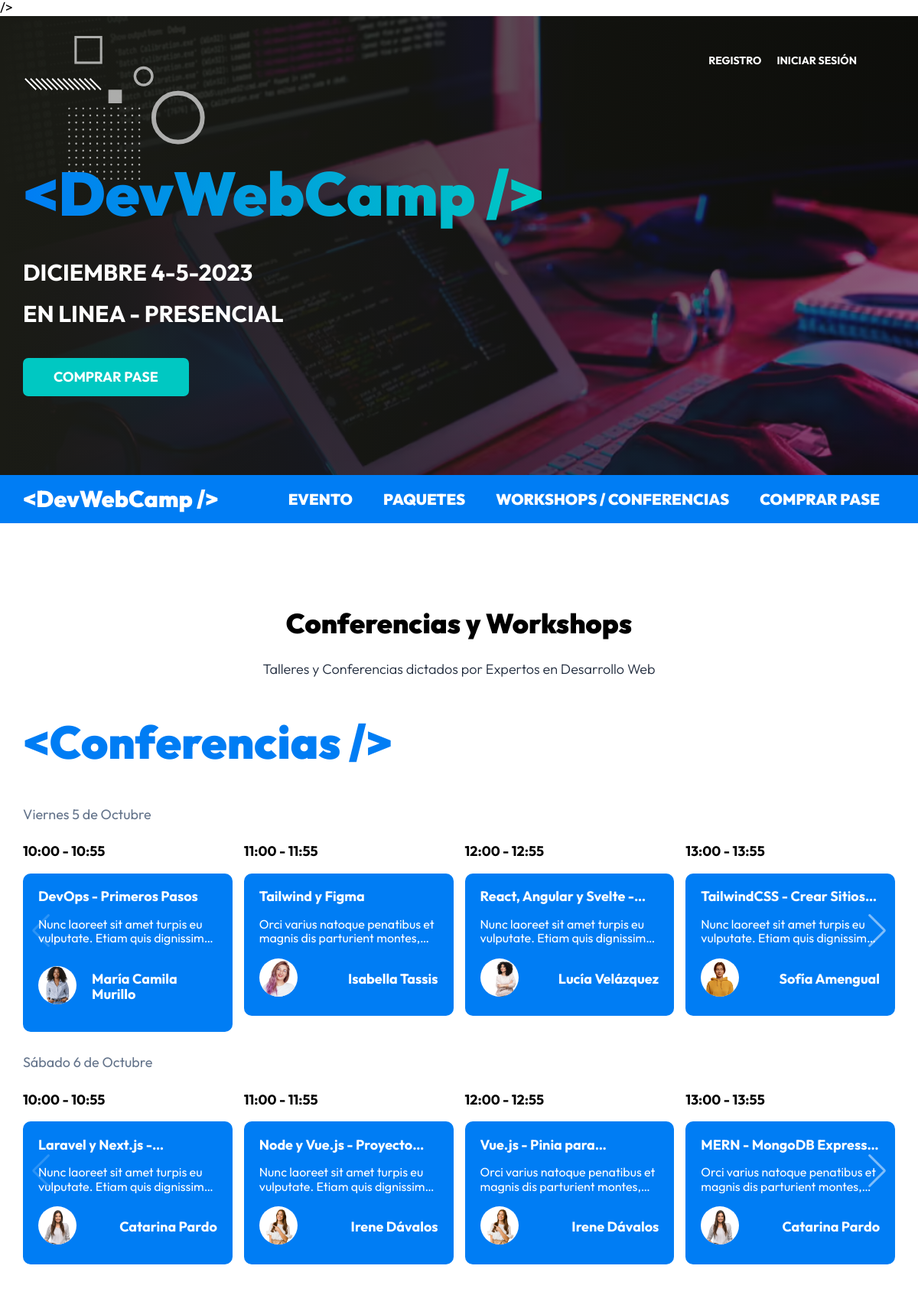
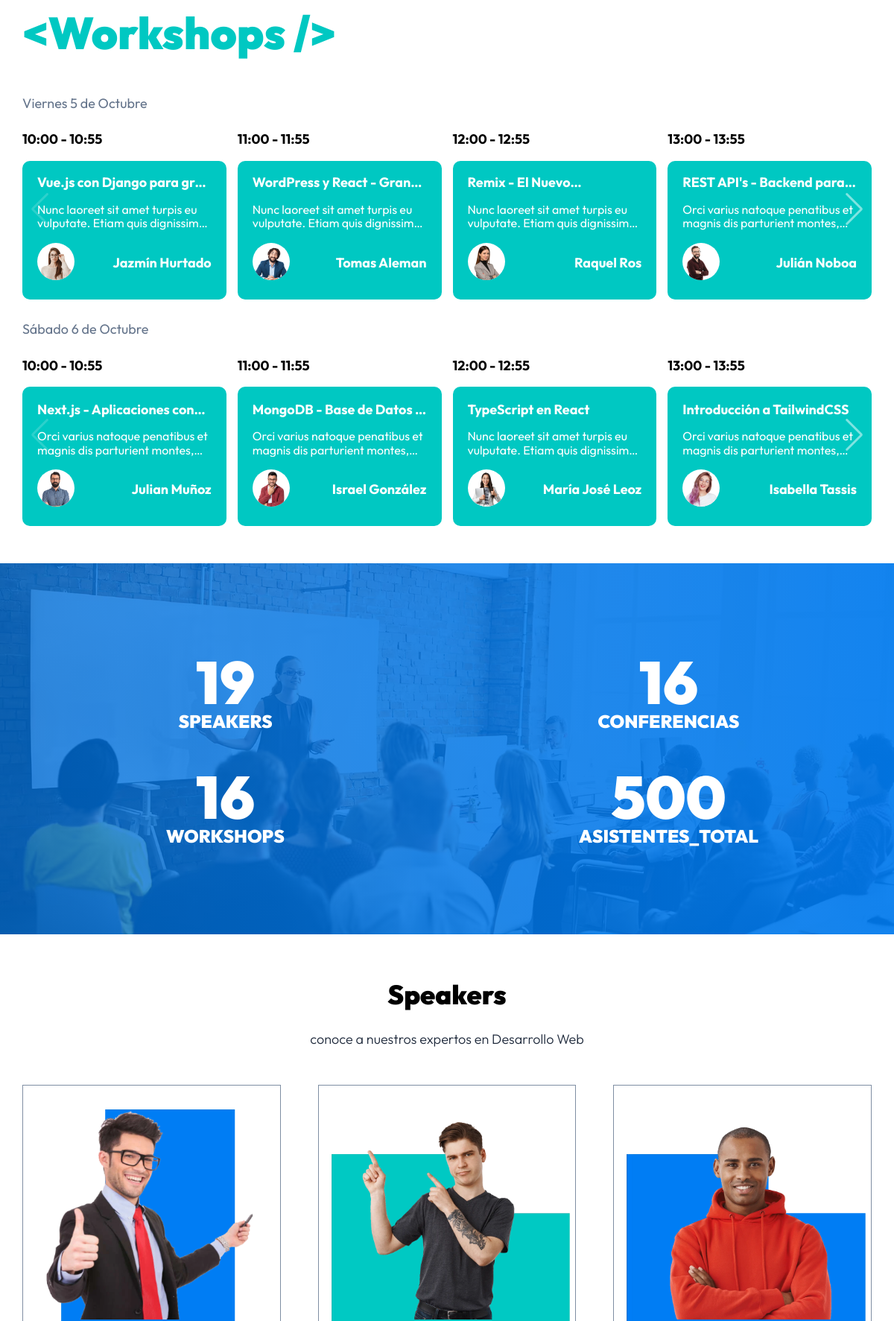
The page / (upper part) on the database its author committed (2 pictures, top to bottom).
### tables this page shows
CREATE TABLE IF NOT EXISTS `eventos` (
  `id` int NOT NULL AUTO_INCREMENT,
  `nombre` varchar(120) DEFAULT NULL,
  `descripcion` text,
  `disponibles` int DEFAULT NULL,
  `categoria_id` int NOT NULL,
  `dia_id` int NOT NULL,
  `hora_id` int NOT NULL,
  `ponente_id` int NOT NULL,
  PRIMARY KEY (`id`),
  KEY `fk_eventos_categorias_idx` (`categoria_id`),
  KEY `fk_eventos_dias1_idx` (`dia_id`),
  KEY `fk_eventos_horas1_idx` (`hora_id`),
  KEY `fk_eventos_ponentes1_idx` (`ponente_id`),
  CONSTRAINT `categoria_id` FOREIGN KEY (`categoria_id`) REFERENCES `categorias` (`id`),
  CONSTRAINT `dia_id` FOREIGN KEY (`dia_id`) REFERENCES `dias` (`id`),
  CONSTRAINT `hora_id` FOREIGN KEY (`hora_id`) REFERENCES `horas` (`id`),
  CONSTRAINT `ponente_id` FOREIGN KEY (`ponente_id`) REFERENCES `ponentes` (`id`)
);

CREATE TABLE IF NOT EXISTS `horas` (
  `id` int NOT NULL AUTO_INCREMENT,
  `hora` varchar(13) DEFAULT NULL,
  PRIMARY KEY (`id`)
);

CREATE TABLE IF NOT EXISTS `ponentes` (
  `id` int NOT NULL AUTO_INCREMENT,
  `nombre` varchar(40) DEFAULT NULL,
  `apellido` varchar(40) DEFAULT NULL,
  `ciudad` varchar(20) DEFAULT NULL,
  `pais` varchar(20) DEFAULT NULL,
  `imagen` varchar(32) DEFAULT NULL,
  `tags` varchar(120) DEFAULT NULL,
  `redes` mediumtext,
  PRIMARY KEY (`id`)
);

### controllers/PaginasController.php (called while the page is built, shortened)
<?php
class PaginasController {
    public static function index(Router $router) {
      $eventos = Evento::ordenar('hora_id', 'ASC');
      $eventos_formateados = [];
      foreach($eventos as $evento) {
        $evento->categoria = Categoria::find($evento->categoria_id);
        $evento->dia = Dia::find($evento->dia_id);
        $evento->hora = Hora::find($evento->hora_id);
        $evento->ponente = Ponente::find($evento->ponente_id);
        if($evento->dia_id === '1' && $evento->categoria_id === '1') {
          $eventos_formateados['conferencias_v'][] = $evento;
        }
        if($evento->dia_id === '2' && $evento->categoria_id === '1') {
          $eventos_formateados['conferencias_s'][] = $evento;
        }
        if($evento->dia_id === '1' && $evento->categoria_id === '2') {
          $eventos_formateados['workshops_v'][] = $evento;
        }
        if($evento->dia_id === '2' && $evento->categoria_id === '2') {
          $eventos_formateados['workshops_s'][] = $evento;
        }
      }
      $ponentes_total = Ponente::total();
      $conferencias_total = Evento::total('categoria_id', 1);
      $workshops_total = Evento::total('categoria_id', 2);
      $ponentes = Ponente::all();
      $router->render('paginas/index', [
        'titulo' => 'Inicio',
        'eventos' => $eventos_formateados,
        'ponentes_total' => $ponentes_total,
        'conferencias_total' => $conferencias_total,
        'workshops_total' => $workshops_total,
        'ponentes' => $ponentes
      ]);
    }
  }

### public/index.php (called while the page is built, shortened)
<?php
$router = new Router();
$router->get('/login', [AuthController::class, 'login']);
$router->post('/login', [AuthController::class, 'login']);
$router->post('/logout', [AuthController::class, 'logout']);
$router->get('/registro', [AuthController::class, 'registro']);
$router->post('/registro', [AuthController::class, 'registro']);
$router->get('/olvide', [AuthController::class, 'olvide']);
$router->post('/olvide', [AuthController::class, 'olvide']);
$router->get('/reestablecer', [AuthController::class, 'reestablecer']);
$router->post('/reestablecer', [AuthController::class, 'reestablecer']);
$router->get('/mensaje', [AuthController::class, 'mensaje']);
$router->get('/confirmar-cuenta', [AuthController::class, 'confirmar']);
$router->get('/admin/dashboard', [DashboardController::class, 'index']);
$router->get('/admin/ponentes', [PonentesController::class, 'index']);
$router->get('/admin/ponentes/crear', [PonentesController::class, 'crear']);
$router->post('/admin/ponentes/crear', [PonentesController::class, 'crear']);
$router->get('/admin/ponentes/editar', [PonentesController::class, 'editar']);
$router->post('/admin/ponentes/editar', [PonentesController::class, 'editar']);
$router->post('/admin/ponentes/eliminar', [PonentesController::class, 'eliminar']);
$router->get('/admin/eventos', [EventosController::class, 'index']);
$router->get('/admin/eventos/crear', [EventosController::class, 'crear']);
$router->post('/admin/eventos/crear', [EventosController::class, 'crear']);
$router->get('/admin/eventos/editar', [EventosController::class, 'editar']);
$router->post('/admin/eventos/editar', [EventosController::class, 'editar']);
$router->post('/admin/eventos/eliminar', [EventosController::class, 'eliminar']);
$router->get('/api/eventos-horario', [APIEventos::class, 'index']);
$router->get('/api/ponentes', [APIPonentes::class, 'index']);
$router->get('/api/ponente', [APIPonentes::class, 'ponente']);
$router->get('/admin/registrados', [RegistradosController::class, 'index']);
$router->get('/admin/regalos', [RegalosController::class, 'index']);
$router->get('/finalizar-registro', [RegistroController::class, 'crear']);
$router->post('/finalizar-registro/gratis', [RegistroController::class, 'gratis']);
$router->post('/finalizar-registro/pagar', [RegistroController::class, 'pagar']);
$router->get('/finalizar-registro/conferencias', [RegistroController::class, 'conferencias']);
$router->post('/finalizar-registro/conferencias', [RegistroController::class, 'conferencias']);
$router->get('/boleto', [RegistroController::class, 'boleto']);
$router->get('/', [PaginasController::class, 'index']);
$router->get('/devwebcamp', [PaginasController::class, 'evento']);
$router->get('/paquetes', [PaginasController::class, 'paquetes']);
$router->get('/workshops-conferencias', [PaginasController::class, 'conferencias']);
$router->get('/404', [PaginasController::class, 'error']);
$router->comprobarRutas();

### models/ActiveRecord.php (called while the page is built, shortened)
<?php
class ActiveRecord {
    protected static $db;
    protected static $tabla = '';
    public static function setDB($database) {
        self::$db = $database;
    }
    public static function consultarSQL($query) {
        $resultado = self::$db->query($query);
        $array = [];
        while($registro = $resultado->fetch_assoc()) {
            $array[] = static::crearObjeto($registro);
        }
        return $array;
    }
    protected static function crearObjeto($registro) {
        $objeto = new static;
        foreach($registro as $key => $value ) {
            if(property_exists( $objeto, $key  )) {
                $objeto->$key = $value;
            }
        }
        return $objeto;
    }
    public static function all($orden = 'DESC') {
        $query = "SELECT * FROM " . static::$tabla . " ORDER BY id $orden";
        $resultado = self::consultarSQL($query);
        return $resultado;
    }
    public static function find($id) {
        $query = "SELECT * FROM " . static::$tabla  . " WHERE id = $id";
        $resultado = self::consultarSQL($query);
        return array_shift( $resultado ) ;
    }
    public static function ordenar($columna, $orden) {
        $query = "SELECT * FROM " . static::$tabla . " ORDER BY $columna $orden";
        $resultado = self::consultarSQL($query);
        return $resultado;
    }
    public static function total($columna = '', $valor = '') {
        $query = "SELECT COUNT(*) FROM " . static::$tabla;
        if($columna) {
            $query .= " WHERE $columna = $valor";
        }
        $resultado = self::$db->query($query);
        $total = $resultado->fetch_array();
        return array_shift($total);
    }
}

### views/templates/evento.php (the view)
<div class="evento swiper-slide">
  <p class="evento__hora"><?php echo $evento->hora->hora; ?></p>
  <div class="evento__informacion">
    <h4 class="evento__nombre"><?php echo $evento->nombre; ?></h4>
    <p class="evento__introduccion"><?php echo $evento->descripcion; ?></p>
    <div class="evento__autor-info">
      <picture>
        <source srcset="img/speakers/<?php echo $evento->ponente->imagen; ?>.webp" type="image/webp">
        <source srcset="img/speakers/<?php echo $evento->ponente->imagen; ?>.png" type="image/png">
        <img class="evento__imagen-autor" loading="lazy" width="200" height="300" src="img/speakers/<?php echo $evento->ponente->imagen; ?>.png" alt="Imagen Ponente">
      </picture>
      <p class="evento__autor-nombre">
        <?php echo $evento->ponente->nombre . " " . $evento->ponente->apellido; ?>
      </p>
    </div>
  </div>
</div>

### views/paginas/conferencias.php (shortened to what this page needs)
<main class="agenda">
  <h2 class="agenda__heading">Conferencias y Workshops</h2>
  <p class="agenda__descripcion">Talleres y Conferencias dictados por Expertos en Desarrollo Web</p>
  <div class="eventos">
    <h3 class="eventos__heading">&lt;Conferencias /></h3>
    <p class="eventos__fecha">Viernes 5 de Octubre</p>
    <div class="eventos__listado slider swiper">
      <div class="swiper-wrapper">
        <?php foreach($eventos['conferencias_v'] as $evento) { ?>
          <?php include __DIR__ . '../../templates/evento.php'; ?>
        <?php } ?>
      </div>
      <div class="swiper-button-next"></div>
    </div>
    <p class="eventos__fecha">Sábado 6 de Octubre</p>
    <div class="eventos__listado slider swiper">
      <div class="swiper-wrapper">
        <?php foreach($eventos['conferencias_s'] as $evento) { ?>
          <?php include __DIR__ . '../../templates/evento.php'; ?>
        <?php } ?>
      </div>
      <div class="swiper-button-next"></div>
    </div>
  </div>
  <div class="eventos eventos--workshops">
    <h3 class="eventos__heading">&lt;Workshops /></h3>
    <p class="eventos__fecha">Viernes 5 de Octubre</p>
    <div class="eventos__listado slider swiper">
      <div class="swiper-wrapper">
        <?php foreach($eventos['workshops_v'] as $evento) { ?>
          <?php include __DIR__ . '../../templates/evento.php'; ?>
        <?php } ?>
      </div>
      <div class="swiper-button-next"></div>
    </div>
    <p class="eventos__fecha">Sábado 6 de Octubre</p>
    <div class="eventos__listado slider swiper">
      <div class="swiper-wrapper">
        <?php foreach($eventos['workshops_s'] as $evento) { ?>
          <?php include __DIR__ . '../../templates/evento.php'; ?>
        <?php } ?>
      </div>
      <div class="swiper-button-next"></div>
    </div>
  </div>
</main>

### views/paginas/index.php (shortened to what this page needs)
<?php
  include_once __DIR__ . '/conferencias.php';
?>
<section class="resumen">
  <div class="resumen__grid">
    <div <?php aos_animacion(); ?> class="resumen__bloque">
      <p class="resumen__texto resumen__texto--numero"><?php echo $ponentes_total; ?></p>
      <p class="resumen__texto">Speakers</p>
    </div>
    <div <?php aos_animacion(); ?> class="resumen__bloque">
      <p class="resumen__texto resumen__texto--numero"><?php echo $conferencias_total; ?></p>
      <p class="resumen__texto">Conferencias</p>
    </div>
    <div <?php aos_animacion(); ?> class="resumen__bloque">
      <p class="resumen__texto resumen__texto--numero"><?php echo $workshops_total; ?></p>
      <p class="resumen__texto">Workshops</p>
    </div>
    <div <?php aos_animacion(); ?> class="resumen__bloque">
      <p class="resumen__texto resumen__texto--numero">500</p>
      <p class="resumen__texto">Asistentes_total</p>
    </div>
  </div>
</section>
<section class="speakers">
  <h2 class="speakers__heading">Speakers</h2>
  <p class="speakers__descripcion">conoce a nuestros expertos en Desarrollo Web</p>
  <div class="speakers__grid">
    <?php foreach($ponentes as $ponente) { ?>
      <div class="speaker">
        <picture>
          <source srcset="img/speakers/<?php echo $ponente->imagen; ?>.webp" type="image/webp">
          <source srcset="img/speakers/<?php echo $ponente->imagen; ?>.png" type="image/png">
          <img class="speaker__imagen" loading="lazy" width="200" height="300" src="img/speakers/<?php echo $ponente->imagen; ?>.png" alt="Imagen Ponente">
        </picture>
      </div>
    <?php } ?>
  </div>
</section>

### rows shown on the page
eventos: hora.hora "10:00 - 10:55", nombre "DevOps - Primeros Pasos", descripcion "Nunc laoreet sit amet turpis eu vulputate. Etiam quis…", ponente.imagen (picture), ponente.nombre "María Camila", ponente.apellido "Murillo"
eventos: hora.hora "11:00 - 11:55", nombre "Tailwind y Figma", descripcion "Orci varius natoque penatibus et magnis dis parturient…", ponente.imagen (picture), ponente.nombre "Isabella", ponente.apellido "Tassis"
eventos: hora.hora "12:00 - 12:55", nombre "React, Angular y Svelte…", descripcion "Nunc laoreet sit amet turpis eu vulputate. Etiam quis…", ponente.imagen (picture), ponente.nombre "Lucía", ponente.apellido "Velázquez"
eventos: hora.hora "13:00 - 13:55", nombre "TailwindCSS - Crear…", descripcion "Nunc laoreet sit amet turpis eu vulputate. Etiam quis…", ponente.imagen (picture), ponente.nombre "Sofía", ponente.apellido "Amengual"
eventos: hora.hora "10:00 - 10:55", nombre "Laravel y Next.js…", descripcion "Nunc laoreet sit amet turpis eu vulputate. Etiam quis…", ponente.imagen (picture), ponente.nombre "Catarina", ponente.apellido "Pardo"
eventos: hora.hora "11:00 - 11:55", nombre "Node y Vue.js -…", descripcion "Nunc laoreet sit amet turpis eu vulputate. Etiam quis…", ponente.imagen (picture), ponente.nombre "Irene", ponente.apellido "Dávalos"
eventos: hora.hora "12:00 - 12:55", nombre "Vue.js - Pinia…", descripcion "Orci varius natoque penatibus et magnis dis parturient…", ponente.imagen (picture), ponente.nombre "Irene", ponente.apellido "Dávalos"
eventos: hora.hora "13:00 - 13:55", nombre "MERN - MongoDB…", descripcion "Orci varius natoque penatibus et magnis dis parturient…", ponente.imagen (picture), ponente.nombre "Catarina", ponente.apellido "Pardo"
eventos: hora.hora "10:00 - 10:55", nombre "Vue.js con Django para…", descripcion "Nunc laoreet sit amet turpis eu vulputate. Etiam quis…", ponente.imagen (picture), ponente.nombre "Jazmín", ponente.apellido "Hurtado"
eventos: hora.hora "11:00 - 11:55", nombre "WordPress y React -…", descripcion "Nunc laoreet sit amet turpis eu vulputate. Etiam quis…", ponente.imagen (picture), ponente.nombre "Tomas", ponente.apellido "Aleman"
eventos: hora.hora "12:00 - 12:55", nombre "Remix - El…", descripcion "Nunc laoreet sit amet turpis eu vulputate. Etiam quis…", ponente.imagen (picture), ponente.nombre "Raquel", ponente.apellido "Ros"
eventos: hora.hora "13:00 - 13:55", nombre "REST API's - Backend…", descripcion "Orci varius natoque penatibus et magnis dis parturient…", ponente.imagen (picture), ponente.nombre "Julián", ponente.apellido "Noboa"
eventos: hora.hora "10:00 - 10:55", nombre "Next.js - Aplicaciones…", descripcion "Orci varius natoque penatibus et magnis dis parturient…", ponente.imagen (picture), ponente.nombre "Julian", ponente.apellido "Muñoz"
eventos: hora.hora "11:00 - 11:55", nombre "MongoDB - Base de Datos…", descripcion "Orci varius natoque penatibus et magnis dis parturient…", ponente.imagen (picture), ponente.nombre "Israel", ponente.apellido "González"
eventos: hora.hora "12:00 - 12:55", nombre "TypeScript en React", descripcion "Nunc laoreet sit amet turpis eu vulputate. Etiam quis…", ponente.imagen (picture), ponente.nombre "María José", ponente.apellido "Leoz"
eventos: hora.hora "13:00 - 13:55", nombre "Introducción a TailwindCSS", descripcion "Orci varius natoque penatibus et magnis dis parturient…", ponente.imagen (picture), ponente.nombre "Isabella", ponente.apellido "Tassis"
ponentes: imagen (picture)
ponentes: imagen (picture)
ponentes: imagen (picture)

### other values the page prints
$ponentes_total "19"
$conferencias_total "16"
$workshops_total "16"
